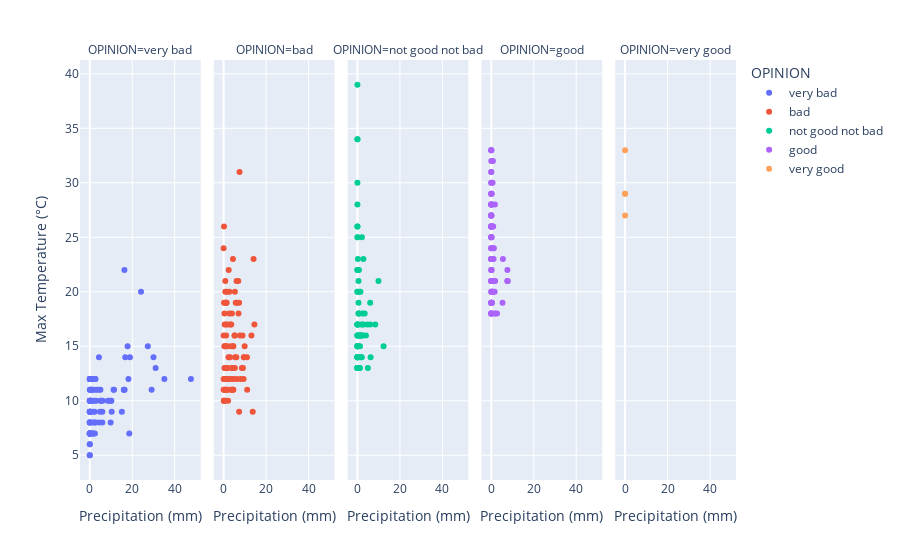

Notebook source saved alongside this figure:
### Markdown cell above
## Figure with multi-charts

### Code cell
# Draw a scatterplot with Max Temperature on Y-axis, and Precipitation on X-axis.
# Not really "one" scatterplot, but 5 charts on columns, one by opinion. Maybe with the "facet_col" argument ?

# Could you add an hover name (when you overview with the mouse) with the Month ?

fig = px.scatter(df_weather, x="PRECIP_TOTAL_DAY_MM", y="MAX_TEMPERATURE_C", facet_col="OPINION", color="OPINION",
                 labels={"MAX_TEMPERATURE_C": "Max Temperature (°C)", "PRECIP_TOTAL_DAY_MM": "Precipitation (mm)"},
                 hover_data={"MONTH": True})

# fig.update_xaxes(title_text="Precipitation (mm)")
# fig.update_yaxes(title_text="Max Temperature (°C)")

fig.show()

### Figure 1 — Plotly figure (JSON) as saved in the notebook; plotly's stock layout.template omitted (floating-point values rounded to 4 significant figures)
{"data": [{"customdata": [[1], [1], [1], [1], [1], [1], [1], [1], [1], [1], [1], [1], [1], [1], [1], [1], [1], [1], [1], [1], [1], [1], [1], [1], [1], [2], [2], [2], [2], [2], [2], [2], [2], [2], [2], [3], [3], [3], [3], [3], [3], [3], [3], [3], [4], [4], [4], [4], [4], [4], [4], [4], [5], [5], [5], [6], [7], [9], [10], [11], [11], [11], [11], [11], [11], [11], [11], [11], [11], [11], [11], [11], [11], [11], [11], [12], [12], [12], [12], [12], [12], [12], [12], [12], [12], [12], [12], [12], [12], [12], [12], [12], [12], [12], [12], [12], [12], [12]], "hovertemplate": "OPINION=very bad<br>Precipitation (mm)=%{x}<br>Max Temperature (°C)=%{y}<br>MONTH=%{customdata[0]}<extra></extra>", "legendgroup": "very bad", "marker": {"color": "#636efa", "symbol": "circle"}, "mode": "markers", "name": "very bad", "orientation": "v", "showlegend": true, "type": "scatter", "x": [0.2, 0, 0, 0, 0, 0, 0, 0, 0.1, 0.2, 0, 0, 1.3, 1.2, 0.1, 0.2, 0, 9.8, 1.3, 2.4, 5.9, 2.6, 15.1, 2, 4.3, 1, 0, 18.6, 0.8, 29.1, 0.1, 0, 0, 0.9, 2.5, 47.6, 0.2, 0.1, 4.2, 5, 1.1, 1, 0.1, 0, 5.2, 1.1, 10.1, 6.1, 1.6, 0, 2.3, 18.9, 0.6, 0.3, 17.8, 27.3, 16.3, 24.1, 4.3, 30, 11.4, 3.2, 10.1, 2.1, 4.8, 11.2, 2.3, 10.3, 0, 0, 0, 0, 16, 8.5, 2.7, 0, 0, 0, 0, 0, 0.3, 0.9, 5.9, 18.2, 2.2, 5, 16.1, 31, 35.1, 16.4, 3, 9, 16.7, 0.2, 0, 0, 0, 0.1], "xaxis": "x", "y": [9, 8, 6, 5, 6, 5, 10, 7, 7, 10, 9, 9, 8, 9, 7, 7, 7, 8, 7, 7, 8, 8, 9, 7, 8, 7, 8, 7, 10, 11, 10, 12, 10, 12, 12, 12, 12, 11, 11, 11, 11, 12, 12, 12, 10, 10, 10, 10, 12, 12, 9, 14, 11, 12, 15, 15, 22, 20, 14, 14, 11, 11, 10, 11, 9, 11, 8, 9, 8, 10, 9, 7, 11, 10, 12, 7, 7, 7, 8, 7, 11, 11, 9, 12, 10, 10, 11, 13, 12, 11, 10, 10, 14, 12, 11, 9, 12, 10], "yaxis": "y"}, {"customdata": [[1], [1], [1], [1], [1], [1], [2], [2], [2], [2], [2], [2], [3], [3], [3], [3], [3], [3], [3], [3], [3], [4], [4], [4], [4], [4], [4], [4], [5], [5], [5], [5], [5], [5], [5], [5], [5], [6], [6], [6], [6], [7], [7], [7], [8], [8], [8], [8], [8], [9], [9], [9], [9], [9], [9], [9], [10], [10], [10], [10], [10], [10], [10], [10], [10], [10], [10], [10], [10], [10], [10], [10], [10], [10], [10], [11], [11], [11], [11], [11], [11], [11], [11], [11], [11], [11], [11], [12], [12], [12], [12], [12], [12], [12]], "hovertemplate": "OPINION=bad<br>Precipitation (mm)=%{x}<br>Max Temperature (°C)=%{y}<br>MONTH=%{customdata[0]}<extra></extra>", "legendgroup": "bad", "marker": {"color": "#EF553B", "symbol": "circle"}, "mode": "markers", "name": "bad", "orientation": "v", "showlegend": true, "type": "scatter", "x": [0.2, 0.1, 0.1, 4.4, 4.6, 2.1, 7.3, 9.4, 4, 1.6, 6.3, 0.9, 5.4, 11.1, 3.4, 5.3, 1.2, 0.9, 0.5, 1.1, 0.5, 1.8, 3, 2.7, 4.4, 1.4, 0.4, 0, 0.4, 0.5, 4.4, 1.7, 6, 3.6, 7, 0.5, 1.4, 6.3, 3.4, 5.1, 14.1, 7.5, 0.2, 6.1, 4.4, 2.4, 0.8, 7.3, 0, 6.9, 2, 0.5, 1.3, 1.1, 5.3, 0.8, 5.7, 0.2, 1.1, 0.4, 3.9, 1.6, 2.7, 1.2, 13.1, 5.3, 7.7, 1.2, 9.9, 9.5, 4.6, 1.7, 2.3, 3.2, 8.9, 14.5, 11, 4.2, 8, 3.8, 1.8, 3.8, 8.6, 9.7, 3.8, 1.9, 13.7, 0.4, 9.1, 0.6, 4.8, 2.6, 0, 0], "xaxis": "x2", "y": [10, 10, 10, 11, 11, 10, 9, 12, 11, 11, 12, 13, 14, 11, 11, 13, 12, 10, 11, 13, 11, 12, 14, 18, 13, 13, 12, 16, 15, 15, 15, 15, 14, 17, 18, 17, 19, 19, 15, 16, 23, 31, 26, 21, 23, 22, 20, 19, 24, 21, 17, 19, 19, 19, 20, 21, 19, 19, 17, 18, 18, 20, 20, 16, 16, 16, 16, 15, 15, 14, 15, 12, 14, 17, 16, 17, 14, 13, 12, 11, 11, 12, 13, 14, 13, 13, 9, 13, 13, 11, 12, 12, 12, 11], "yaxis": "y2"}, {"customdata": [[2], [2], [2], [2], [2], [2], [2], [2], [2], [3], [3], [3], [3], [3], [3], [3], [3], [3], [3], [3], [4], [4], [4], [4], [4], [4], [4], [4], [5], [5], [5], [5], [5], [5], [5], [5], [5], [5], [5], [5], [6], [6], [6], [6], [6], [6], [6], [6], [6], [7], [7], [7], [7], [7], [8], [8], [8], [8], [8], [8], [8], [8], [8], [8], [9], [9], [10], [10], [10], [10], [10], [10], [10], [11], [11], [12]], "hovertemplate": "OPINION=not good not bad<br>Precipitation (mm)=%{x}<br>Max Temperature (°C)=%{y}<br>MONTH=%{customdata[0]}<extra></extra>", "legendgroup": "not good not bad", "marker": {"color": "#00cc96", "symbol": "circle"}, "mode": "markers", "name": "not good not bad", "orientation": "v", "showlegend": true, "type": "scatter", "x": [0, 0, 0, 0, 0, 0, 0, 0, 0, 0, 4.9, 1.1, 0.6, 0.1, 0, 0.1, 0, 0, 0.1, 2.5, 0.8, 1.9, 0.1, 0, 6.2, 12.3, 6, 2, 6, 0, 1.2, 2, 0, 0, 0, 4.6, 0.5, 1.2, 0.2, 0, 1.5, 3.4, 4, 2.7, 2.3, 0.6, 0.9, 0, 0, 0, 0, 2.1, 0, 2.8, 0.1, 0, 0.2, 0, 0.7, 9.9, 0.5, 0, 0, 0, 8.4, 1.4, 2.6, 0.5, 0, 1.3, 1.1, 1.5, 0.8, 1.1, 0.1, 0], "xaxis": "x3", "y": [13, 15, 14, 15, 13, 17, 17, 14, 15, 14, 13, 13, 13, 15, 17, 13, 13, 14, 16, 17, 16, 14, 14, 14, 14, 15, 19, 14, 17, 15, 14, 16, 16, 16, 17, 17, 19, 15, 15, 20, 16, 18, 16, 17, 18, 18, 20, 34, 34, 22, 26, 25, 39, 23, 25, 28, 23, 22, 22, 21, 21, 26, 25, 30, 17, 20, 16, 18, 20, 17, 16, 16, 18, 13, 13, 13], "yaxis": "y3"}, {"customdata": [[2], [2], [2], [3], [3], [4], [4], [4], [4], [4], [4], [4], [5], [5], [5], [5], [5], [5], [5], [6], [6], [6], [6], [6], [6], [6], [6], [6], [6], [6], [6], [6], [6], [6], [7], [7], [7], [7], [7], [7], [7], [7], [7], [7], [7], [7], [7], [7], [7], [7], [7], [7], [7], [7], [8], [8], [8], [8], [8], [8], [8], [8], [8], [8], [8], [8], [8], [8], [8], [9], [9], [9], [9], [9], [9], [9], [9], [9], [9], [9], [9], [9], [9], [9], [9], [9], [9], [9], [9], [10], [10], [10], [10]], "hovertemplate": "OPINION=good<br>Precipitation (mm)=%{x}<br>Max Temperature (°C)=%{y}<br>MONTH=%{customdata[0]}<extra></extra>", "legendgroup": "good", "marker": {"color": "#ab63fa", "symbol": "circle"}, "mode": "markers", "name": "good", "orientation": "v", "showlegend": true, "type": "scatter", "x": [0, 0, 0, 0, 5.3, 2, 0, 0, 0, 1.6, 7.8, 0, 0, 0, 0.8, 1.8, 7.5, 1.6, 0, 0, 0.5, 2.7, 0, 0.3, 0, 0, 0, 0.5, 0, 0, 0.9, 0, 0, 0.7, 1, 0, 0, 0, 0.6, 1.7, 0, 0, 0, 0, 0, 0, 0, 0, 0, 0, 0.8, 0, 1.2, 0.3, 0, 0, 0, 0.1, 5.5, 1.1, 0, 0, 0, 0, 0, 0, 0, 0.2, 0, 0, 0, 0, 0.3, 0, 0, 0.2, 0, 7.6, 0, 0, 0, 0, 0, 0, 0, 0, 0, 0, 0.2, 0.3, 1.5, 0, 0], "xaxis": "x4", "y": [18, 19, 20, 18, 19, 18, 19, 21, 24, 21, 21, 18, 18, 18, 20, 21, 21, 20, 25, 23, 20, 18, 19, 19, 25, 28, 20, 20, 23, 27, 26, 31, 32, 26, 24, 25, 26, 28, 30, 28, 27, 25, 28, 26, 27, 26, 26, 29, 26, 33, 32, 23, 24, 23, 27, 29, 26, 25, 23, 23, 22, 23, 28, 30, 33, 30, 33, 29, 23, 23, 24, 26, 20, 19, 23, 22, 21, 22, 22, 24, 28, 29, 31, 21, 27, 23, 23, 27, 28, 19, 18, 21, 19], "yaxis": "y4"}, {"customdata": [[6], [7], [7], [8]], "hovertemplate": "OPINION=very good<br>Precipitation (mm)=%{x}<br>Max Temperature (°C)=%{y}<br>MONTH=%{customdata[0]}<extra></extra>", "legendgroup": "very good", "marker": {"color": "#FFA15A", "symbol": "circle"}, "mode": "markers", "name": "very good", "orientation": "v", "showlegend": true, "type": "scatter", "x": [0, 0, 0, 0], "xaxis": "x5", "y": [29, 27, 33, 29], "yaxis": "y5"}], "layout": {"annotations": [{"font": {}, "showarrow": false, "text": "OPINION=very bad", "x": 0.092, "xanchor": "center", "xref": "paper", "y": 1, "yanchor": "bottom", "yref": "paper"}, {"font": {}, "showarrow": false, "text": "OPINION=bad", "x": 0.296, "xanchor": "center", "xref": "paper", "y": 1, "yanchor": "bottom", "yref": "paper"}, {"font": {}, "showarrow": false, "text": "OPINION=not good not bad", "x": 0.5, "xanchor": "center", "xref": "paper", "y": 1, "yanchor": "bottom", "yref": "paper"}, {"font": {}, "showarrow": false, "text": "OPINION=good", "x": 0.704, "xanchor": "center", "xref": "paper", "y": 1, "yanchor": "bottom", "yref": "paper"}, {"font": {}, "showarrow": false, "text": "OPINION=very good", "x": 0.908, "xanchor": "center", "xref": "paper", "y": 1, "yanchor": "bottom", "yref": "paper"}], "legend": {"title": {"text": "OPINION"}, "tracegroupgap": 0}, "margin": {"t": 60}, "xaxis": {"anchor": "y", "domain": [0, 0.184], "title": {"text": "Precipitation (mm)"}}, "xaxis2": {"anchor": "y2", "domain": [0.204, 0.388], "matches": "x", "title": {"text": "Precipitation (mm)"}}, "xaxis3": {"anchor": "y3", "domain": [0.408, 0.592], "matches": "x", "title": {"text": "Precipitation (mm)"}}, "xaxis4": {"anchor": "y4", "domain": [0.612, 0.796], "matches": "x", "title": {"text": "Precipitation (mm)"}}, "xaxis5": {"anchor": "y5", "domain": [0.816, 1], "matches": "x", "title": {"text": "Precipitation (mm)"}}, "yaxis": {"anchor": "x", "domain": [0, 1], "title": {"text": "Max Temperature (°C)"}}, "yaxis2": {"anchor": "x2", "domain": [0, 1], "matches": "y", "showticklabels": false}, "yaxis3": {"anchor": "x3", "domain": [0, 1], "matches": "y", "showticklabels": false}, "yaxis4": {"anchor": "x4", "domain": [0, 1], "matches": "y", "showticklabels": false}, "yaxis5": {"anchor": "x5", "domain": [0, 1], "matches": "y", "showticklabels": false}}}
